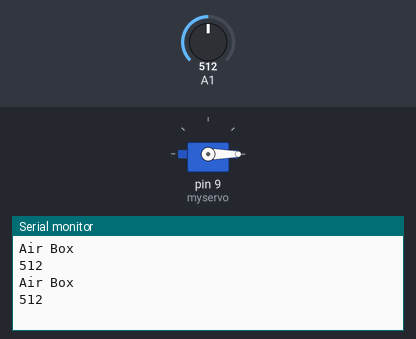
Simulated run of this sketch. Board: Arduino Uno, built with avr-gcc and run on an emulated ATmega328P. Shown: servo, the last lines printed to the serial monitor. The test bench sets the inputs (shaded band); at power-on: A1 = 512.

Above: at 1.8 s.
1.9 s: A1 set to 460
At 2.8 s:
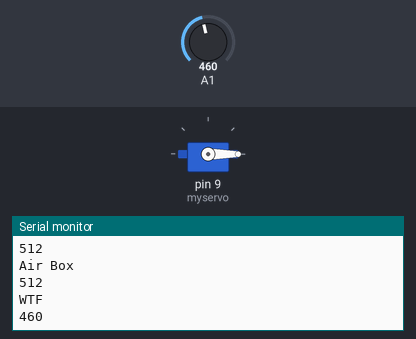
4.5 s: A1 set to 220
At 5.8 s:
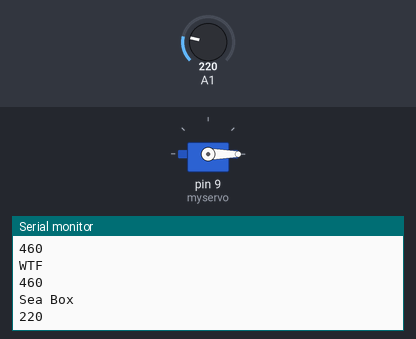
Timing chart, 0 to 7.5 s (numbered marks = the images above; inputs shaded):
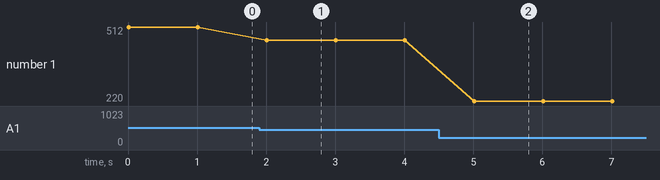

Measured:
- after the input at 1.9 s, the serial monitor: prints a new line after 0.10 s (image 1)
- after the input at 4.5 s, the serial monitor: prints a new line after 0.50 s (image 2)
- plotted number 1: 512 → 460 after the input at 1.9 s, 460 → 220 after the input at 4.5 s

The sketch:

measurementSys.ino
```cpp
#include <Servo.h>
Servo myservo;
void setup(){
  myservo.attach(9);

  Serial.begin(9600);
}
void loop(){
  myservo.write(0);
  int value = analogRead(A1);
  if(value >= 1000){
    Serial.println("NO BOX");
  }
  else if(value <= 550 && value >= 470){
    Serial.println("Air Box");
  }
  else if(value >= 190 && value <= 230){
    Serial.println("Sea Box");
  }
  else if(value >= 50 && value <= 90){
    Serial.println("Rail Box");
  }
  else{
    Serial.println("WTF");
  }
  Serial.println(value);
  delay(1000);
}
```
